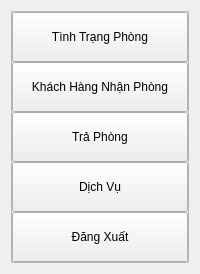
             <widget class="QWidget" name="page_8">
              <layout class="QHBoxLayout" name="horizontalLayout_3">
               <item>
                <widget class="QFrame" name="frame_7">
                 <property name="frameShape">
                  <enum>QFrame::StyledPanel</enum>
                 </property>
                 <property name="frameShadow">
                  <enum>QFrame::Raised</enum>
                 </property>
                 <layout class="QVBoxLayout" name="verticalLayout_4">
                  <property name="spacing">
                   <number>0</number>
                  </property>
                  <property name="leftMargin">
                   <number>0</number>
                  </property>
                  <property name="topMargin">
                   <number>0</number>
                  </property>
                  <property name="rightMargin">
                   <number>0</number>
                  </property>
                  <property name="bottomMargin">
                   <number>0</number>
                  </property>
                  <item>
                   <widget class="QPushButton" name="buttonTimPhong">
                    <property name="minimumSize">
                     <size>
                      <width>0</width>
                      <height>50</height>
                     </size>
                    </property>
                    <property name="maximumSize">
                     <size>
                      <width>16777215</width>
                      <height>50</height>
                     </size>
                    </property>
                    <property name="text">
                     <string>Tình Trạng Phòng</string>
                    </property>
                   </widget>
                  </item>
                  <item>
                   <widget class="QPushButton" name="buttonDatPhong">
                    <property name="minimumSize">
                     <size>
                      <width>0</width>
                      <height>50</height>
                     </size>
                    </property>
                    <property name="maximumSize">
                     <size>
                      <width>16777215</width>
                      <height>50</height>
                     </size>
                    </property>
                    <property name="text">
                     <string>Khách Hàng Nhận Phòng</string>
                    </property>
                   </widget>
                  </item>
                  <item>
                   <widget class="QPushButton" name="buttonTraPhong">
                    <property name="minimumSize">
                     <size>
                      <width>0</width>
                      <height>50</height>
                     </size>
                    </property>
                    <property name="maximumSize">
                     <size>
                      <width>16777215</width>
                      <height>50</height>
                     </size>
                    </property>
                    <property name="text">
                     <string>Trả Phòng</string>
                    </property>
                   </widget>
                  </item>
                  <item>
                   <widget class="QPushButton" name="buttonDichVu">
                    <property name="minimumSize">
                     <size>
                      <width>0</width>
                      <height>50</height>
                     </size>
                    </property>
                    <property name="maximumSize">
                     <size>
                      <width>16777215</width>
                      <height>50</height>
                     </size>
                    </property>
                    <property name="text">
                     <string>Dịch Vụ</string>
                    </property>
                   </widget>
                  </item>
                  <item>
                   <widget class="QPushButton" name="pushButton_5">
                    <property name="minimumSize">
                     <size>
                      <width>0</width>
                      <height>50</height>
                     </size>
                    </property>
                    <property name="maximumSize">
                     <size>
                      <width>16777215</width>
                      <height>50</height>
                     </size>
                    </property>
                    <property name="text">
                     <string>Đăng Xuất</string>
                    </property>
                   </widget>
                  </item>
                 </layout>
                </widget>
               </item>
              </layout>
             </widget>
